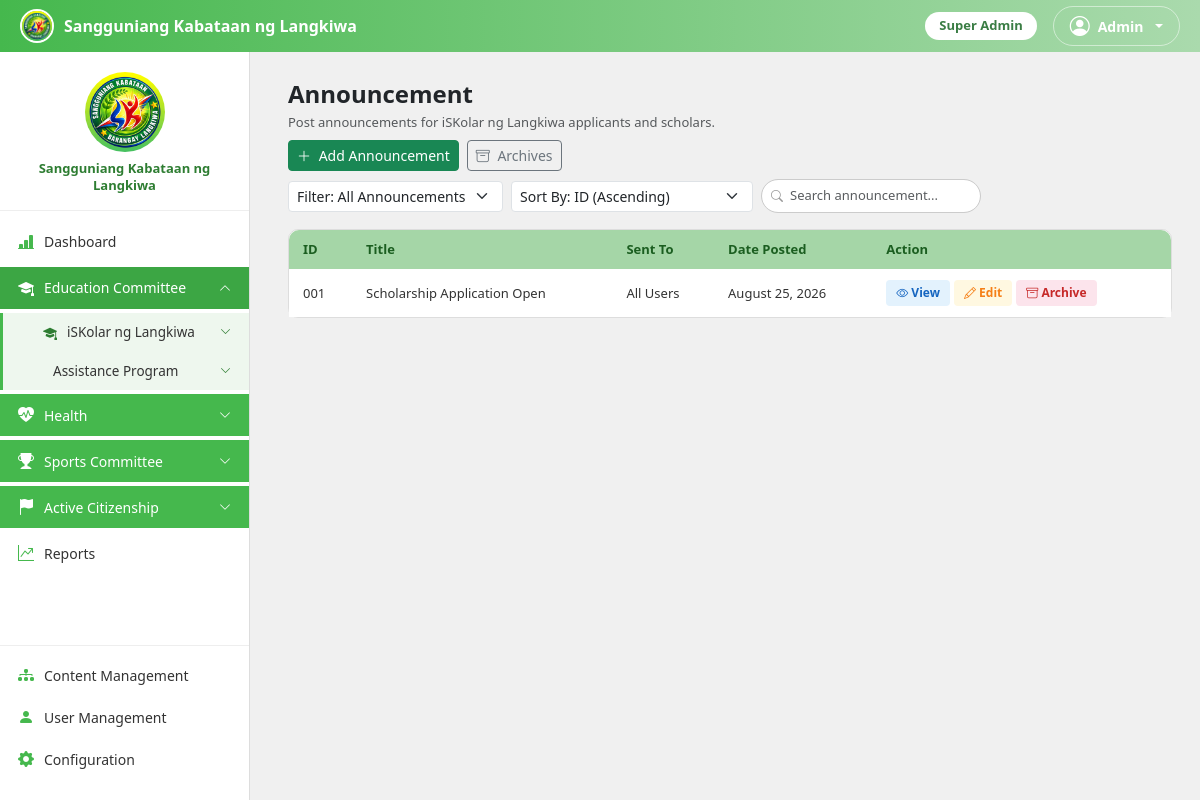
Page /admin/Education/EducationAnnouncement.php (signed in) on the committed database.
### tables this page shows
CREATE TABLE site_settings (
    id TINYINT PRIMARY KEY DEFAULT 1,
    logo_path VARCHAR(255) NULL,
    about_text TEXT NULL,
    sk_office_address VARCHAR(255) NULL,
    contact_number VARCHAR(40) NULL,
    office_hours VARCHAR(100) NULL,
    site_name VARCHAR(150) NULL,
    tagline VARCHAR(200) NULL,
    welcome_message TEXT NULL,
    email VARCHAR(150) NULL,
    facebook_url VARCHAR(255) NULL,
    terms_conditions TEXT NULL,
    privacy_policy TEXT NULL,
    allow_public_applications TINYINT(1) NOT NULL DEFAULT 1,
    show_announcements TINYINT(1) NOT NULL DEFAULT 1,
    current_academic_year VARCHAR(20) NOT NULL DEFAULT '2025-2026',
    current_semester VARCHAR(20) NOT NULL DEFAULT '2nd Semester',
    requirements_deadline DATE NULL COMMENT 'Cutoff for scholars to submit updated requirements for the current term; set via End Semester or edited manually in Site Settings',
    requirements_open TINYINT(1) NOT NULL DEFAULT 0 COMMENT 'Whether scholars can currently submit updated requirements. Turned on by End Semester (a fresh renewal window for the new term); auto-treated as closed again once requirements_deadline passes',
    default_allowance_amount DECIMAL(10,2) NOT NULL DEFAULT 2000.00,
    activities_required_per_term INT NOT NULL DEFAULT 3
);

CREATE TABLE users (
    user_id INT AUTO_INCREMENT PRIMARY KEY,
    last_name VARCHAR(100) NOT NULL,
    first_name VARCHAR(100) NOT NULL,
    middle_name VARCHAR(100) NULL,
    age INT NULL,
    gender ENUM('Male','Female') NULL,
    email VARCHAR(150) NOT NULL UNIQUE,
    password_hash VARCHAR(255) NOT NULL,
    role ENUM('applicant','scholar','admin','committee_admin') NOT NULL DEFAULT 'applicant',
     
     
     
    is_secretary TINYINT(1) NOT NULL DEFAULT 0,
    is_treasurer TINYINT(1) NOT NULL DEFAULT 0,
    position_title VARCHAR(100) NULL,
    profile_photo VARCHAR(255) NULL,
    status ENUM('active','inactive','archived') NOT NULL DEFAULT 'active',
    created_at DATETIME NOT NULL DEFAULT CURRENT_TIMESTAMP,
    archived_at DATETIME NULL
);

CREATE TABLE program_tabs (
    tab_id INT AUTO_INCREMENT PRIMARY KEY,
    committee_id INT NOT NULL,
    program_id INT NULL DEFAULT NULL COMMENT 'Links this tab to a catalog entry in programs — NULL for the two built-in tracks (scholarship/assistance)',
    track_code VARCHAR(30) NOT NULL,
    label VARCHAR(100) NOT NULL,
    icon VARCHAR(60) NOT NULL DEFAULT 'bi-hand-holding-heart-fill',
    is_visible TINYINT(1) NOT NULL DEFAULT 1,
    sort_order INT NOT NULL DEFAULT 0,
    max_slots INT NULL DEFAULT NULL COMMENT 'NULL = unlimited slots for this program',
    UNIQUE KEY uniq_committee_track (committee_id, track_code),
    FOREIGN KEY (committee_id) REFERENCES committees(committee_id)
);

CREATE TABLE announcements (
    announcement_id INT AUTO_INCREMENT PRIMARY KEY,
    committee_id INT NULL,
    title VARCHAR(200) NOT NULL,
    message TEXT NOT NULL,
    event_date DATE NULL,
    event_time TIME NULL,
    event_where VARCHAR(150) NULL,
    notes VARCHAR(255) NULL,
    sent_to ENUM('all','scholars','applicants','specific') NOT NULL DEFAULT 'all',
    specific_target VARCHAR(150) NULL,
    posted_by INT NULL,
    posted_at DATETIME NOT NULL DEFAULT CURRENT_TIMESTAMP,
    archived_at DATETIME NULL,
    FOREIGN KEY (committee_id) REFERENCES committees(committee_id),
    FOREIGN KEY (posted_by) REFERENCES users(user_id)
);

### admin/Education/EducationAnnouncement.php (the view, shortened to what the rows shown need)
<?php
require_once __DIR__ . '/../../config/forms.php';
requireRole('admin');
$committeeId = getCommitteeIdByCode('education');
$sendToLabel = ['all' => 'All Users', 'scholars' => 'Scholars Only', 'applicants' => 'Applicants Only', 'specific' => 'Specific User'];
$stmt = $conn->prepare("SELECT a.*, u.first_name AS poster_first, u.last_name AS poster_last
    FROM announcements a LEFT JOIN users u ON u.user_id = a.posted_by
    WHERE a.committee_id = ? AND a.archived_at IS NULL ORDER BY a.announcement_id ASC");
$stmt->bind_param('i', $committeeId);
$stmt->execute();
$announcements = $stmt->get_result()->fetch_all(MYSQLI_ASSOC);
$activeLink = 'EducationAnnouncement';
?>
<!DOCTYPE html>
<html lang="en">
<head>
    <link href="https://cdn.jsdelivr.net/npm/bootstrap@5.3.3/dist/css/bootstrap.min.css" rel="stylesheet">
    <link href="https://cdn.jsdelivr.net/npm/bootstrap-icons@1.11.3/font/bootstrap-icons.min.css" rel="stylesheet">
    <link href="<?php echo APP_BASE; ?>/assets/css/admin.css" rel="stylesheet">
</head>
<body>
    <?php include __DIR__ . '/../../includes/adminsidebar.php'; ?>
    <div class="main-content">
        <div class="table-card">
            <div class="table-responsive-wrap">
                <table class="table mb-0">
                    <thead>
                        <tr>
                            <th>ID</th>
                            <th>Title</th>
                            <th>Sent To</th>
                            <th>Date Posted</th>
                            <th>Action</th>
                        </tr>
                    </thead>
                    <tbody id="announcementsTableBody">
                        <?php foreach ($announcements as $a): ?>
                            <tr class="announcement-row" data-announcement-id="<?php echo (int)$a['announcement_id']; ?>" data-title="<?php echo e(strtolower($a['title'])); ?>" data-date="<?php echo strtotime($a['posted_at']); ?>" data-sent-to="<?php echo e($a['sent_to']); ?>">
                                <td><?php echo str_pad($a['announcement_id'], 3, '0', STR_PAD_LEFT); ?></td>
                                <td><?php echo e($a['title']); ?></td>
                                <td><?php echo e($sendToLabel[$a['sent_to']] ?? $a['sent_to']); ?></td>
                                <td><?php echo date('F j, Y', strtotime($a['posted_at'])); ?></td>
                                <td class="d-flex gap-1">
                                    <button class="btn-view" data-bs-toggle="modal" data-bs-target="#viewModal<?php echo $a['announcement_id']; ?>"><i class="bi bi-eye"></i> View</button>
                                    <button class="btn-edit" onclick='openEdit(<?php echo json_encode($a); ?>)' data-bs-toggle="modal" data-bs-target="#formAnnouncementModal"><i class="bi bi-pencil"></i> Edit</button>
                                    <form method="post" class="d-inline" onsubmit="return confirm('Archive this announcement? Scholars/applicants will no longer see it.');">
                                        <button type="submit" name="archive_announcement" class="btn-archive"><i class="bi bi-archive"></i> Archive</button>
                                    </form>
                                </td>
                            </tr>
                        <?php endforeach; ?>
                    </tbody>
                </table>
            </div>
        </div>
    </div>
</body>
</html>

### includes/adminsidebar.php (shortened to what the rows shown need)
<?php
require_once __DIR__ . '/../config/forms.php';
$activeLink = $activeLink ?? '';
$adminMe = currentUser();
$isSuperAdmin = $adminMe ? hasFullCommitteeAccess($adminMe) : false;
$myCommitteeIds = $isSuperAdmin ? [] : getUserCommitteeIds($adminMe['user_id']);
function committeeAllowed($committeeId)
{
    global $isSuperAdmin, $myCommitteeIds;
    return $isSuperAdmin || in_array((int)$committeeId, $myCommitteeIds, true);
}
$eduCommitteeId = getCommitteeIdByCode('education');
$eduTabs = getProgramTabs($eduCommitteeId, false);
function groupExpanded($prefixes)
{
    global $activeLink;
    foreach ((array)$prefixes as $prefix) {
        if (strpos($activeLink, $prefix) === 0) {
            return true;
        }
    }
    return false;
}
?>
<div class="topbar">
    <div class="brand">
        <img src="<?php echo siteLogoUrl(); ?>" alt="Logo">
        <span class="brand-text d-none d-sm-inline"><?php echo e(siteName()); ?></span>
    </div>
    <div class="d-flex align-items-center gap-3">
        <?php
        $roleBadgeLabels = ['admin' => 'Super Admin', 'committee_admin' => 'Committee Admin'];
        $positionFlags = [];
        $roleBadgeText = !empty($positionFlags) ? implode(' & ', $positionFlags) : ($roleBadgeLabels[$adminMe['role'] ?? ''] ?? ucfirst($adminMe['role'] ?? ''));
        ?>
        <span class="role-badge d-none d-sm-inline-block"><?php echo e($roleBadgeText); ?></span>
        <div class="dropdown">
            <a href="#" class="dropdown-toggle d-flex align-items-center gap-2 text-white text-decoration-none border border-white border-opacity-50 rounded-pill px-3 py-1"
                data-bs-toggle="dropdown" style="font-size: 14px; font-weight: 600;">
                <i class="bi bi-person-circle fs-5"></i> <?php echo e($adminMe['first_name'] ?? 'Admin'); ?>
            </a>
        </div>
    </div>
</div>
<div class="sidebar" id="sidebar">
    <div class="logo-wrap">
        <img src="<?php echo siteLogoUrl(); ?>" alt="Logo">
        <p><?php echo e(siteName()); ?></p>
    </div>
    <nav>
        <?php
        $isBaseProgramView = empty($_GET['ptab']);
        ?>
        <?php if (committeeAllowed($eduCommitteeId)): ?>
            <?php
            $eduExpanded = groupExpanded('Education');
            $iskolarExpanded = groupExpanded(['EducationApplicants', 'EducationScholarList', 'EducationAllowanceDistribution', 'EducationActivities']);
            $eduAssistExpanded = $isBaseProgramView && groupExpanded(['EducationAssistanceApplicants', 'EducationCashAssistance', 'EducationInKindAssistance']);
            ?>
            <div class="collapse<?php echo $eduExpanded ? ' show' : ''; ?>" id="educationMenu">
                <div class="submenu">
                    <?php if (!empty($eduTabs['scholarship']['is_visible'])): ?>
                        <a href="#iskolarMenu" class="nav-link-item nav-sub nav-sub-parent nav-program-tab" data-bs-toggle="collapse" role="button" aria-expanded="<?php echo $iskolarExpanded ? 'true' : 'false'; ?>" aria-controls="iskolarMenu">
                            <i class="bi <?php echo e($eduTabs['scholarship']['icon']); ?>"></i> <?php echo e($eduTabs['scholarship']['label']); ?>
                            <i class="bi bi-chevron-down toggle-icon-sub"></i>
                        </a>
                    <?php endif; ?>
                    <?php if (!empty($eduTabs['assistance']['is_visible'])): ?>
                        <a href="#assistanceProgramMenu" class="nav-link-item nav-sub nav-sub-parent nav-program-tab" data-bs-toggle="collapse" role="button" aria-expanded="<?php echo $eduAssistExpanded ? 'true' : 'false'; ?>" aria-controls="assistanceProgramMenu">
                            <i class="bi <?php echo e($eduTabs['assistance']['icon']); ?>"></i> <?php echo e($eduTabs['assistance']['label']); ?>
                            <i class="bi bi-chevron-down toggle-icon-sub"></i>
                        </a>
                    <?php endif; ?>
                </div>
            </div>
        <?php endif; ?>
    </nav>
</div>

### rows in the picture
site_settings: site_name "Sangguniang Kabataan ng Langkiwa"
users: role "Super Admin", first_name "Admin"
program_tabs: label "iSKolar ng Langkiwa"
program_tabs: label "Assistance Program"
announcements: announcement_id "001", title "Scholarship Application Open", sent_to "All Users", posted_at "August 25, 2026"
